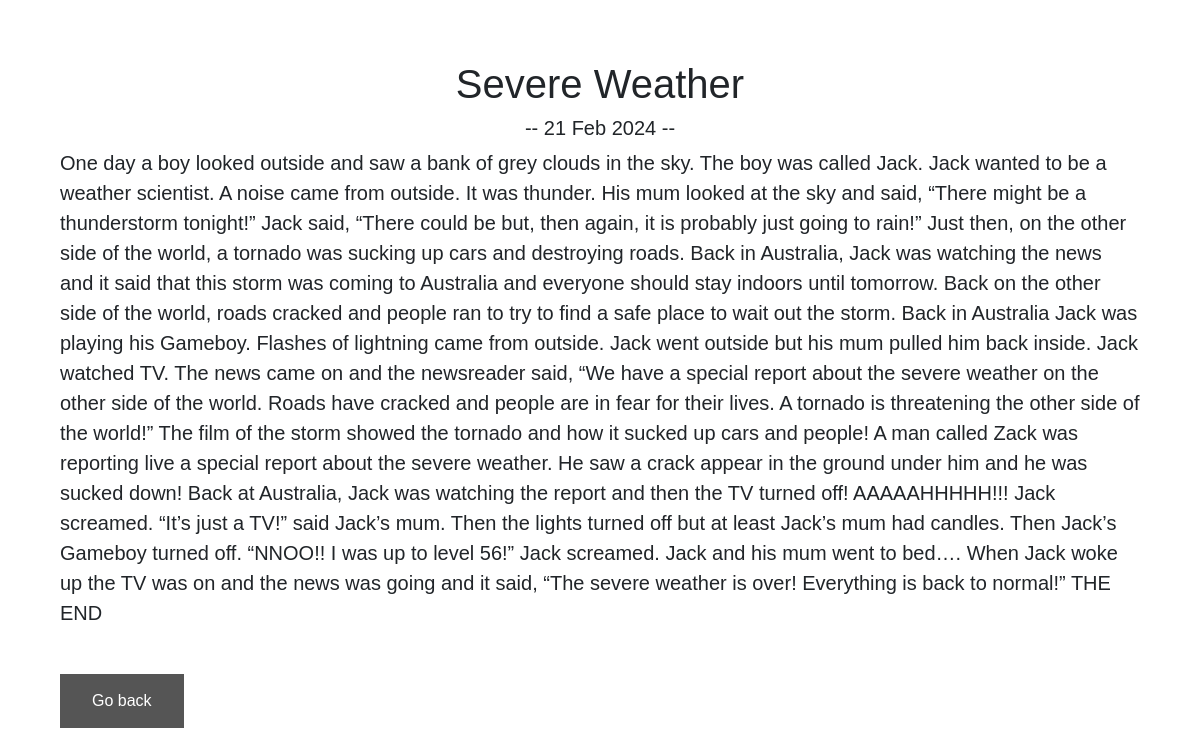
Page /blog/3/ on the committed database.
### Blog/models.py (models this page shows, shortened)
class Blog(models.Model):
	title = models.CharField(max_length=200)
	text = models.TextField()
	date = models.DateField(auto_now=True)

### Blog/views.py (the view)
# urls.py: path('<int:blog_id>/', views.detail, name='detail'),
def detail(request, blog_id):
	blog = get_object_or_404(Blog, pk=blog_id)
	return render(request, 'Blog/detail.html', {'blog':blog})

### Blog/templates/Blog/detail.html (shortened to what this page needs)
<!DOCTYPE html5>
<html>
 <head>
<link rel="stylesheet" href="https://cdn.jsdelivr.net/npm/bootstrap@4.0.0/dist/css/bootstrap.min.css">
{% load static %}
 </head>
 <body>
<h1>{{ blog.title }}<h1>
<h5>-- {{blog.date| date:'d M Y' }} --</h5>
<p>{{ blog.text }}<p>
<br>
<a href="{% url 'blog' %}"><button>Go back</button></a>
 </body>
</html>

### Blog/templates/Blog/detail.html (style rules this page uses)
body { font-family: sans-serif; text-align: left; margin: 5%; margin-right: 5%; hyphens: auto; }
h1 { text-align: center; }
p { font-size: 20; text-align: left; word-wrap: break-word; hyphens: auto; }
h5 { text-align: center; }
button { background-color: #555555; border: none; color: white; padding: 15px 32px; text-align: center; text-decoration: none; display: inline-block; font-size: 16px; margin-left: auto; margin-right: auto }

### rows in the picture
Blog: title "Severe Weather", date "21 Feb 2024", text "One day a boy looked outside and saw a bank of grey clouds in the sky. The boy was called Jack. Jack wanted to be a weather scientist. A noise came from outside. It was thunder. His mum looked at the sky and said, “There might be a thunderstorm tonight!” Jack said, “There could be but, then again, it is probably just going to rain!” Just then, on the other side of the world, a tornado was sucking up cars and destroying roads. Back in Australia, Jack was watching the news and it said that this storm was coming to Australia and everyone should stay indoors until tomorrow. Back on the other side of the world, roads cracked and people ran to try to find a safe place to wait out the storm. Back…"
